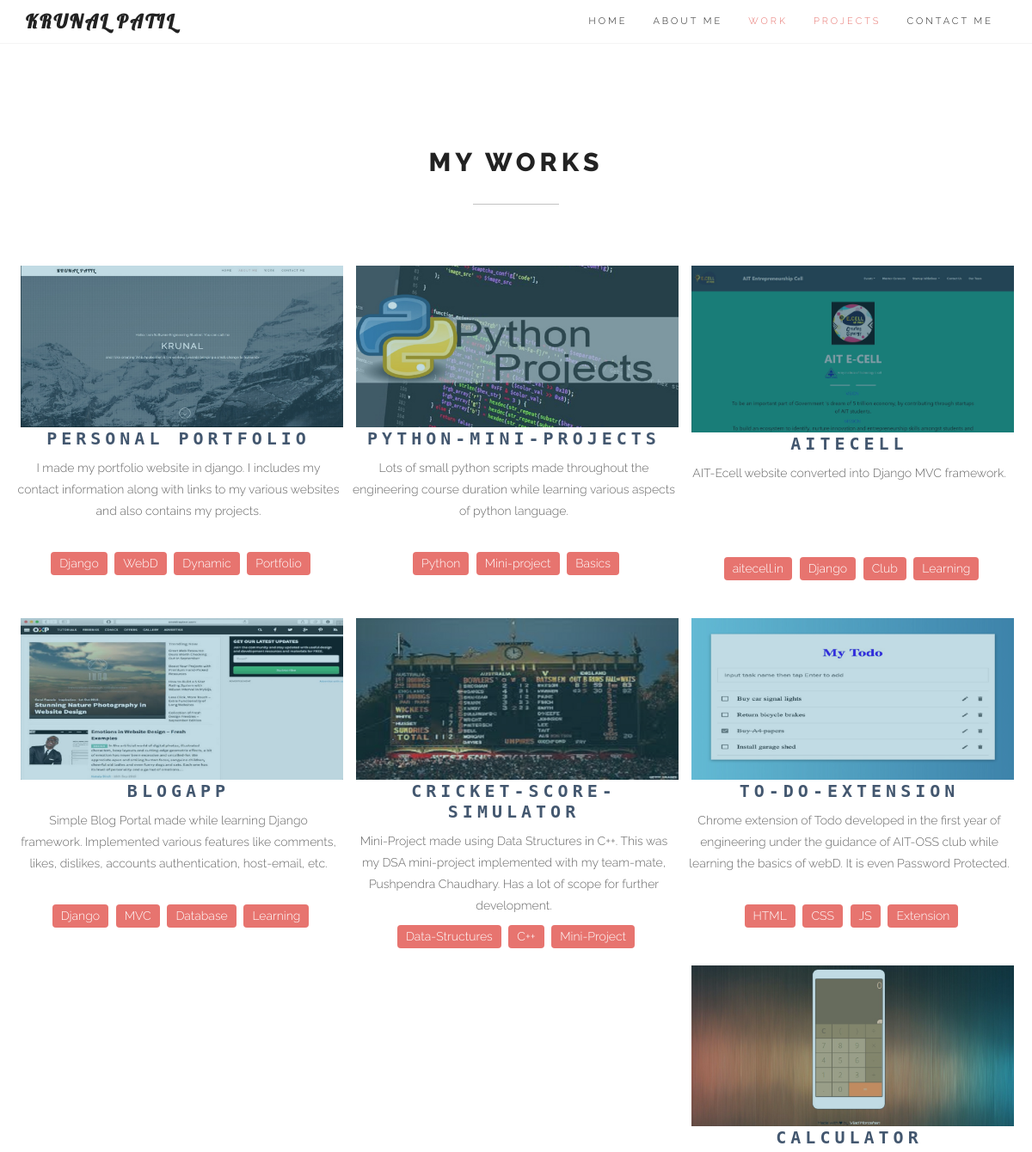
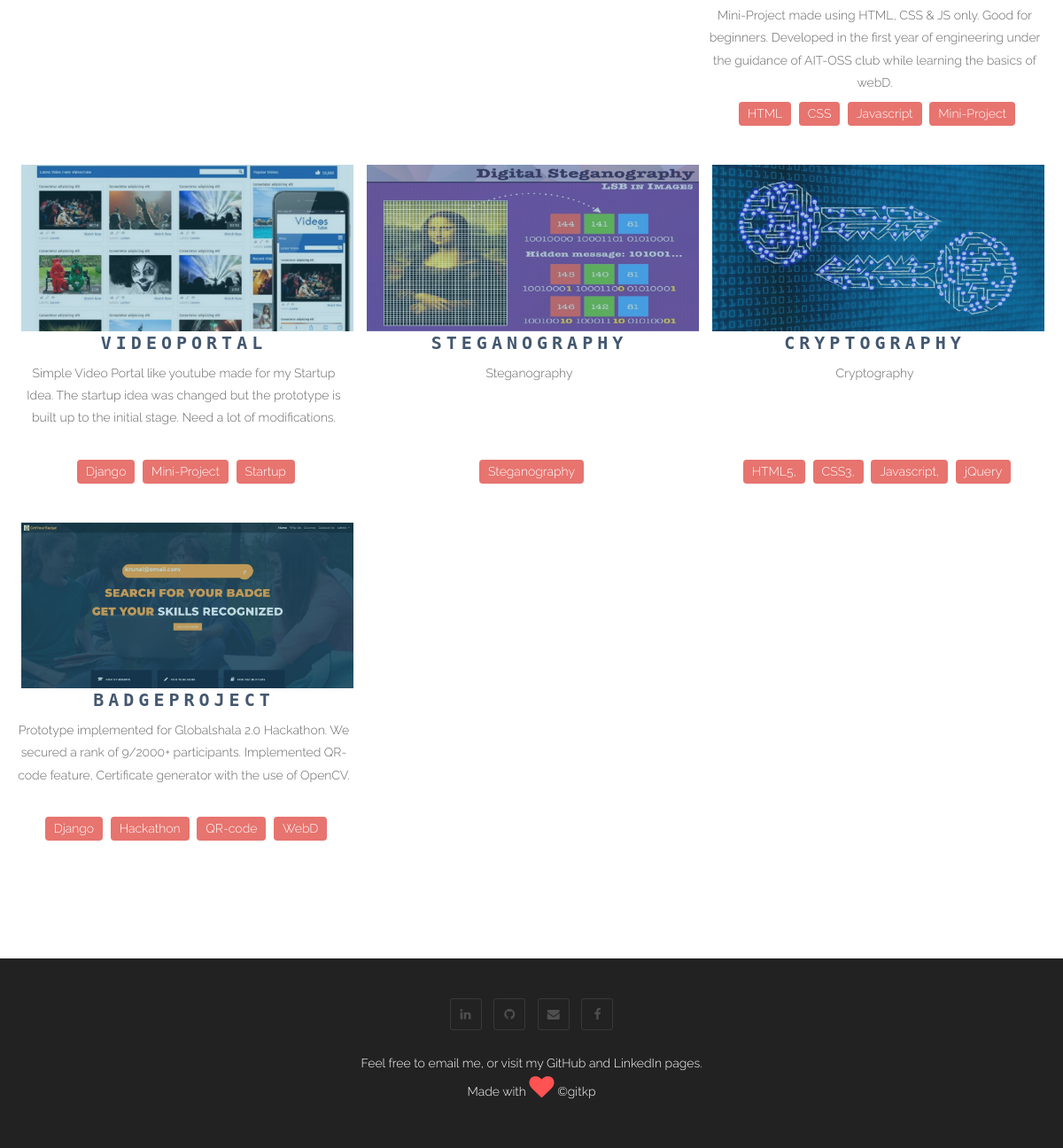
The app's page /projects with its own data (2 pictures, top to bottom).
### mainpage/models.py (models this page shows, shortened)
class Project(models.Model):
    title = models.CharField(max_length=100)
    description = models.TextField(max_length=190)
    url = models.URLField(max_length=200)
    tools = models.CharField(max_length=100) # space-separated values
    pub_date = models.DateTimeField()
    img_name = models.CharField(max_length=100)

### mainpage/views.py (the view)
# urls.py: path('projects', allProjectsView.as_view(), name='allprojects'),
class allProjectsView(TemplateView):
    model = Project
    template_name = 'project/projects.html'
    context_object_name = 'list_projects'
    queryset = Project.objects.all().order_by("-pub_date")
    object_list = None
    def get_context_data(self, **kwargs):
        context = super(allProjectsView, self).get_context_data(**kwargs)
        context['list_projects'] = Project.objects.all().order_by("-pub_date")
        return context

### templates/project/projects.html (shortened to what this page needs)
{% extends 'base.html' %}
{% load static %}
{% block content %}
<section id="portfolio" class="pfblock">
	<div class="container">
		<div class="row">
			<div class="col-sm-6 col-sm-offset-3">
				<div class="pfblock-header wow fadeInUp">
					<h2 class="pfblock-title">My works</h2>
					<div class="pfblock-line"></div>
				</div>
			</div>
		</div>
		<div class="row">
			{% for project in list_projects|slice:":" %}
				<div class="card col-xs-12 col-sm-5 col-md-4 mx-0 px-1">
          <div class="grid wow zoomIn">
            <figure class="effect-bubba"><a href="{{ project.url }}" target="_blank">
              {% with 'mainpage/images/'|add:project.img_name as image_static %}
                  <img class="card-img-top" src="{% static image_static %}"></a>
              {% endwith %}
            </figure>
            <div class="card-block">
              <h2 class="card-title">{{ project.title }}</h2>
              <p class="card-text" style="overflow-wrap: break-word;">{{ project.description }}</p>
              <div class="tools">
                {% for tool in project.tools.split %}
                  <span>{{ tool }}</span>
                {% endfor %}
              </div>
            </div>
          </div>
        </div>
      {% endfor %}
    </div>
	</div>
</section>
{% endblock content %}

### templates/base.html (shortened to what this page needs)
{% load static %}
<!DOCTYPE html>
<html lang="en">
<head>
	<link rel="stylesheet" href="https://cdn.rawgit.com/konpa/devicon/master/devicon.min.css">
	<link href="{% static 'mainpage/bootstrap/css/bootstrap.min.css' %}" rel="stylesheet" media="screen">
	<link href="{% static 'mainpage/css/font-awesome.min.css' %}" rel="stylesheet" media="screen">
	<link href="{% static 'mainpage/css/animate.css" rel="stylesheet' %}">
	<link href="{% static 'mainpage/css/style.css' %}" rel="stylesheet" media="screen">
</head>
<body>
    {% include 'header.html' %}
	{% block content %}{% endblock content %}
	{% include 'footer.html' %}
</body>
</html>

### templates/header.html (shortened to what this page needs)
{% load static %}
<header class="header">
	<nav class="navbar navbar-custom" role="navigation">
		<div class="container">
			<div class="navbar-header">
				<a class="navbar-brand" href="#">Krunal Patil</a>
			</div>
			<div class="collapse navbar-collapse" id="custom-collapse">
				<ul class="nav navbar-nav navbar-right">
					<li><a href="#home">Home</a></li>
					<li><a href="#services">About me</a></li>
					<li><a href="#portfolio">Work</a></li>
					<li><a href="#portfolio">Projects</a></li>
					<li><a href="#contact">Contact me</a></li>
				</ul>
			</div>
		</div>
	</nav>
</header>

### templates/footer.html
{% load static %}
<footer id="footer">
	<div class="container">
		<div class="row">
			<div class="col-sm-12">
				<ul class="social-links">
					<li><a href="https://www.linkedin.com/in/krunalpatil2020/" class="wow fadeInUp" data-wow-delay=".1s" target="_blank"><i class="fa fa-linkedin"></i></a></li>
					<li><a href="https://github.com/gitkp11" class="wow fadeInUp" data-wow-delay=".2s" target="_blank"><i class="fa fa-github"></i></a></li>
					<li><a href="mailto:patilkrunal11.kp@gmail.com" class="wow fadeInUp" data-wow-delay=".4s"><i class="fa fa-envelope"></i></a></li>
					<li><a href="https://www.facebook.com/patilkrunal.11/" class="wow fadeInUp" data-wow-delay=".5s" target="_blank"><i class="fa fa-facebook"></i></a></li>
				</ul>
				<p class="copyright"> Feel free to email me, or visit my GitHub and LinkedIn pages.</p>
				<p class="heart">Made with <span class="fa fa-heart fa-2x animated pulse"></span> ©gitkp </p>
			</div>
		</div>
	</div>
</footer>

### templates/javascript.html (shortened to what this page needs)
{% load static %}

### static/mainpage/css/style.css (style rules this page uses)
body { font: 300 14px/1.8 'Raleway', sans-serif; color: #666; overflow-x: hidden; }
img { max-width: 100%; height: auto; }
a { color: #999; }
.navbar a, .form-control { -webkit-transition: all 0.4s ease-in-out 0s; -moz-transition: all 0.4s ease-in-out 0s; -ms-transition: all 0.4s ease-in-out 0s; -o-transition: all 0.4s ease-in-out 0s; transition: all 0.4s ease-in-out 0s; }
a, .btn { -webkit-transition: all 0.125s ease-in-out 0s; -moz-transition: all 0.125s ease-in-out 0s; -ms-transition: all 0.125s ease-in-out 0s; -o-transition: all 0.125s ease-in-out 0s; transition: all 0.125s ease-in-out 0s; }
h1, h2, h3, h4, h5, h6 { font: 700 40px/1.2 Raleway, sans-serif; text-transform: uppercase; letter-spacing: 5px; margin: 5px 0 5px; color: #222; }
h2 { font-size: 30px; margin: 0 0 30px; }
.pfblock { padding: 120px 0 100px; }
.pfblock-header { text-align: center; margin: 0 0 60px; }
.pfblock-title { text-align: center; font-weight: 800; }
.pfblock-line { background: rgba(135, 135, 135, 0.5); width: 100px; height: 1px; margin: 30px auto; }
#footer { background: #222; text-align: center; padding: 40px 0; color: #FFF; }
.copyright { margin: 0; }
#footer span { animation-iteration-count: infinite; -webkit-animation-iteration-count: infinite; color: #ff5252; }
.social-links { list-style: none; padding: 0; margin: 0 0 20px; }
.social-links li { display: inline-block; margin: 5px; }
.social-links a { width: 36px; height: 36px; display: block; line-height: 35px; text-align: center; border: 1px solid rgba(255, 255, 255, .1); -webkit-border-radius: 3px; -moz-border-radius: 3px; border-radius: 3px; font-size: 14px; color: rgba(255, 255, 255, .2); }
.header { border-bottom: 1px solid #f5f5f5; position: relative; width: 100%; z-index: 998; }
.navbar-custom { border: 0; border-radius: 0; margin: 0; text-transform: uppercase; font-family: Raleway, sans-serif; }
.navbar-custom, .navbar-custom .dropdown-menu { background: #fff; padding: 0; }
.navbar-custom .navbar-brand, .navbar-custom .navbar-nav > li > a, .navbar-custom .navbar-nav .dropdown-menu > li > a { font-size: 11px; letter-spacing: 3px; color: #222; }
.navbar-custom .nav li.active, .navbar-custom .nav li a:hover, .navbar-custom .nav li a:focus, .navbar-custom .navbar-nav > li.active a { background: none; outline: 0; color: #E7746F; }
.navbar-custom .navbar-brand { font-weight: 700; font-size: 22px; font-family: Lobster, cursive; }
.card { padding: 0px 10px 0px 5px; border: transparent; }
.card-text { height: 100px; overflow: auto; }
.grid { position: relative; clear: both; margin: 0 auto; max-width: 100%; list-style: none; text-align: center; }
.grid h2 { font-stretch: condensed; font-family: 'monospace', sans-serif; font-size: 20px; padding-top: 0; margin: 10px 0px; color: #43576f; }
.grid figure { position: relative; float: left; overflow: hidden; margin: 1px 1%; min-width: 100%; max-width: 100%; height: auto; background: #3085a3; text-align: center; cursor: pointer; }
.grid img { margin-right: 10px; }
.tools { height: 60px; display: inline-block; width: max-content; }
.tools > span { display: inline-block; background-color: #E7746F; color: white; margin-left: 5px; padding: 1px 10px; margin-bottom: 20px; border-radius: 4px; font: 5px, 'Raleway', sans-serif; }
figure.effect-bubba img { opacity: 0.7; -webkit-transition: opacity 0.35s; transition: opacity 0.35s; }

### records on screen
Project: title "PERSONAL PORTFOLIO", description "I made my portfolio website in django. I includes my contact information along with links to my various websites and also contains my projects.", split "Django" "WebD" "Dynamic" "Portfolio"
Project: title "PYTHON-MINI-PROJECTS", description "Lots of small python scripts made throughout the engineering course duration while learning various aspects of python language.", split "Python" "Mini-project" "Basics"
Project: title "AITECELL", description "AIT-Ecell website converted into Django MVC framework.", split "aitecell.in" "Django" "Club" "Learning"
Project: title "BLOGAPP", description "Simple Blog Portal made while learning Django framework. Implemented various features like comments, likes, dislikes, accounts authentication, host-email, etc.", split "Django" "MVC" "Database" "Learning"
Project: title "CRICKET-SCORE-SIMULATOR", description "Mini-Project made using Data Structures in C++. This was my DSA mini-project implemented with my team-mate, Pushpendra Chaudhary. Has a lot of scope for further development.", split "Data-Structures" "C++" "Mini-Project"
Project: title "TO-DO-EXTENSION", description "Chrome extension of Todo developed in the first year of engineering under the guidance of AIT-OSS club while learning the basics of webD. It is even Password Protected.", split "HTML" "CSS" "JS" "Extension"
Project: title "CALCULATOR", description "Mini-Project made using HTML, CSS & JS only. Good for beginners. Developed in the first year of engineering under the guidance of AIT-OSS club while learning the basics of webD.", split "HTML" "CSS" "Javascript" "Mini-Project"
Project: title "VIDEOPORTAL", description "Simple Video Portal like youtube made for my Startup Idea. The startup idea was changed but the prototype is built up to the initial stage. Need a lot of modifications.", split "Django" "Mini-Project" "Startup"
Project: title "STEGANOGRAPHY", description "Steganography", split "Steganography"
Project: title "CRYPTOGRAPHY", description "Cryptography", split "HTML5," "CSS3," "Javascript," "jQuery"
Project: title "BADGEPROJECT", description "Prototype implemented for Globalshala 2.0 Hackathon. We secured a rank of 9/2000+ participants. Implemented QR-code feature, Certificate generator with the use of OpenCV.", split "Django" "Hackathon" "QR-code" "WebD"
